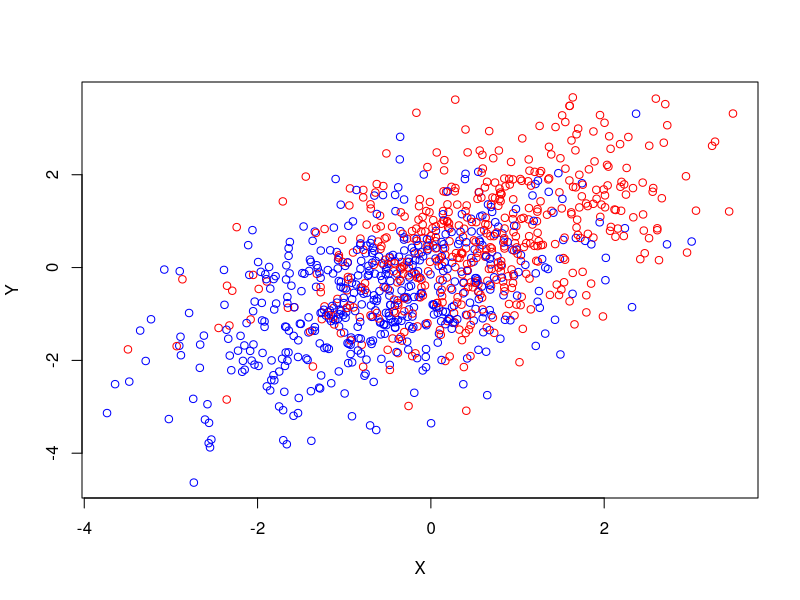
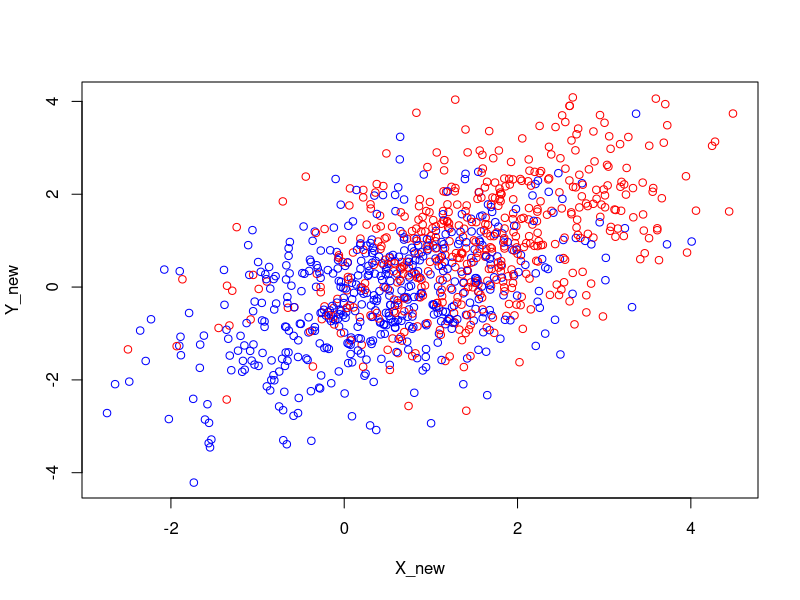

The R script that drew these images, in order:
## ---- chunk 1
knitr::opts_chunk$set(echo = TRUE)
## ---- chunk 2
N <- 1000
UX <- rnorm(N, 0, 1)
UZ <- rnorm(N, 0, 1)
UY <- rnorm(N, 0, 1)

Z <- UZ
X <- 0.7 * Z + UX
Y <- 0.42 * X + 0.5 * Z + UY
mean(Y)
plot(X, Y, col = ifelse(Z > 0, "red", "blue"))
## ---- chunk 3
# Ändere X um eine Einheit
X_new <- X + 1
Y_new <- 0.42 * X_new + 0.5 * Z + UY
mean(Y_new - Y)
plot(X_new, Y_new, col = ifelse(Z > 0, "red", "blue"))
## ---- chunk 4
# Setze X auf 0 und berechne Y
X_zero <- 0
Y_zero <- 0.42 * X_zero + 0.5 * Z + UY
# Setze X auf 1 und berechne Y
X_one <- 1
Y_one <- 0.42 * X_one + 0.5 * Z + UY
mean(Y_one - Y_zero)
# Note that  this does not depend on the value of x.
# This is a property of the linear "wonder land"
## ---- chunk 5
model_without_Z <- lm(Y ~ X)
print(summary(model_without_Z)$coefficients)
print(confint(model_without_Z, "X"))
## ---- chunk 6
model_with_Z <- lm(Y ~ X + Z)
print(summary(model_with_Z)$coefficients)
print(confint(model_with_Z, "X"))
